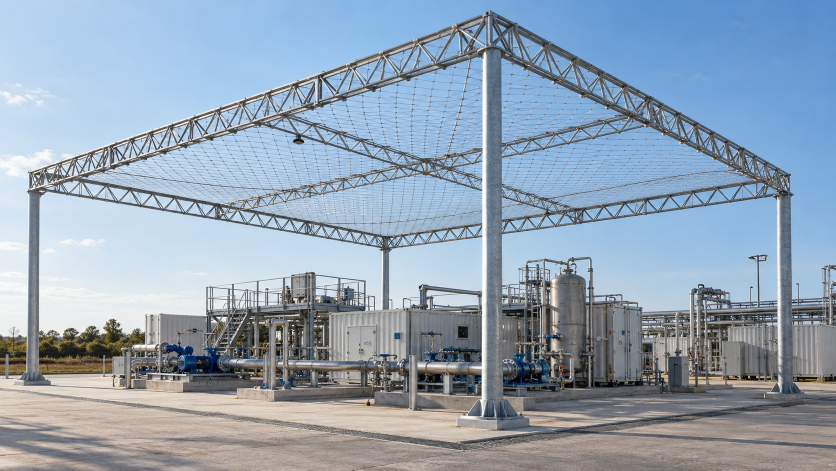
#> input picture images/portfolio/canopy.png, 1672 x 941 px (shown at 1/2 size); its folder holds 4 pictures in this run
$ python prepare-photo-previews.py
#> lines starting #> are read from the running program, lines starting #| are printed output that depends on the picture
"""Create deterministic card thumbnails; retain full PNG originals for the gallery."""
from pathlib import Path
from PIL import Image

root = Path(__file__).resolve().parents[1]
sources = sorted((root / 'public/images/portfolio').glob('*.png'))
sources += [root / 'public/images/refinery-protection-concept.png']
sources += sorted((root / 'public/images/materials').glob('*-generated.png'))
total = 0
for source in sources:
    widths = [480, 960, 1600] if source.parent.name != 'materials' else [400, 800]
    destination = source.parent / 'previews'
    destination.mkdir(exist_ok=True)
    with Image.open(source) as original:
#> original is the input picture: PIL image 1672x941 RGB; mean R, G, B 146.7, 163.5, 180.8
        original = original.convert('RGB')
        for width in widths:
            height = round(original.height * width / original.width)
            preview = original.resize((width, height), Image.Resampling.LANCZOS)
            target = destination / f'{source.stem}-{width}.webp'
            preview.save(target, 'WEBP', quality=86, method=6)
            total += target.stat().st_size
#> this loop made 3 passes
#> pass 1, `preview = original.resize((width, height), Image.Resampling.LANCZOS)`:
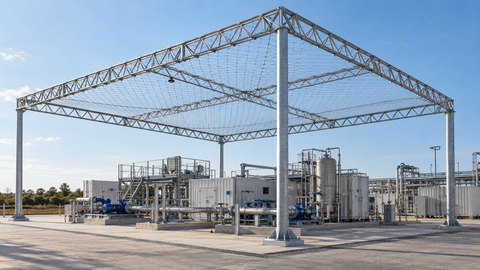
#> preview: PIL image 480x270 RGB; mean R, G, B 146.7, 163.5, 180.7
#> pass 2, `preview = original.resize((width, height), Image.Resampling.LANCZOS)`:
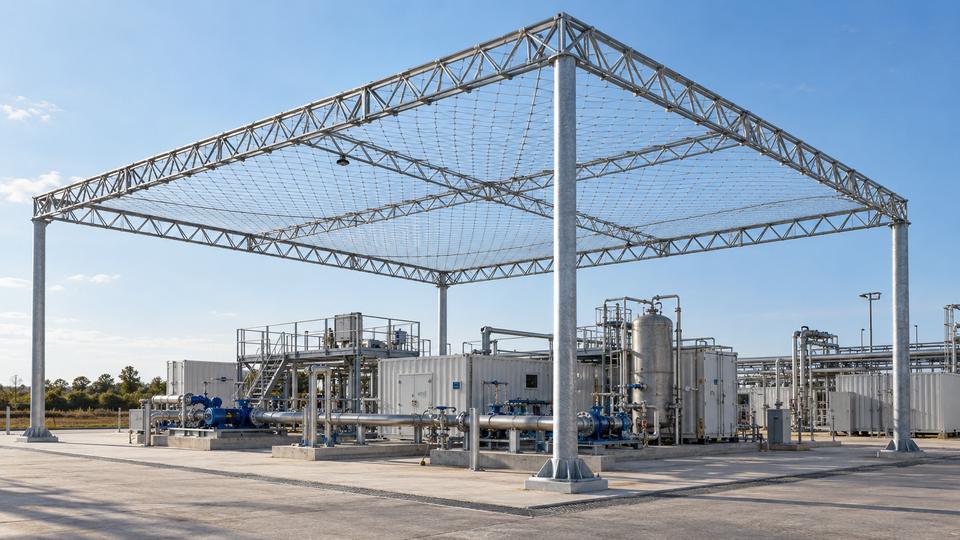
#> preview: PIL image 960x540 RGB; mean R, G, B 146.7, 163.5, 180.7
#> pass 3, `preview = original.resize((width, height), Image.Resampling.LANCZOS)`:
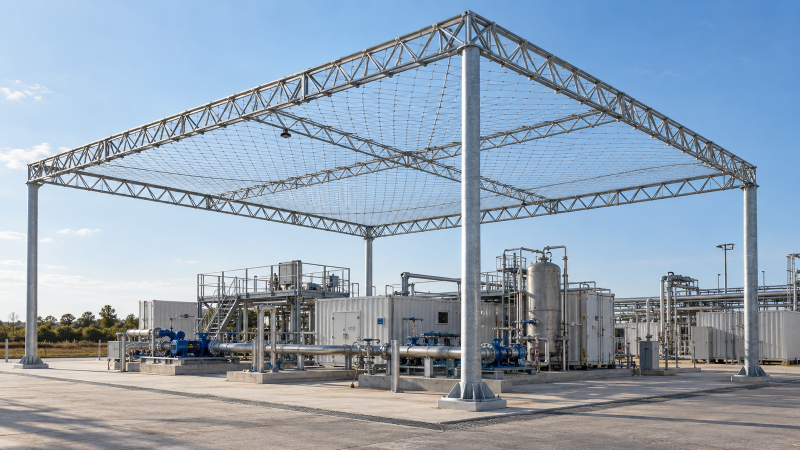
#> preview: PIL image 1600x900 RGB (shown at 1/2 size); mean R, G, B 146.7, 163.5, 180.7
#> after the loop, total = 388992
#> pass 2 of the loop `for source in sources:`:
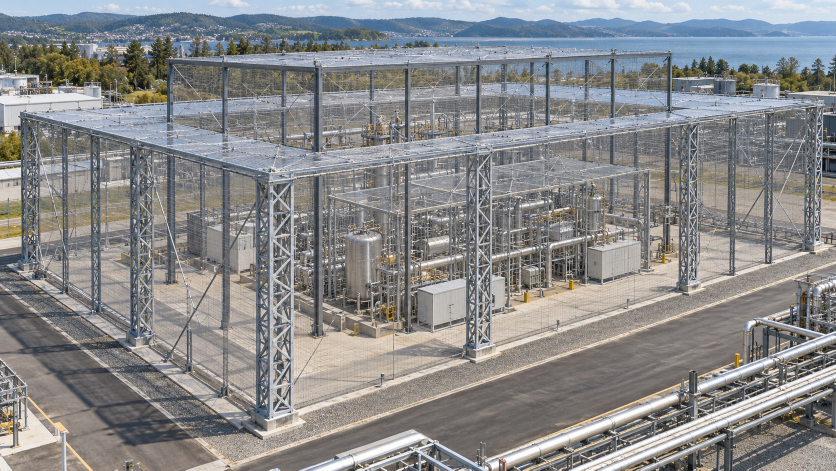
#> input picture images/portfolio/complex-enclosure.png, 1672 x 941 px (shown at 1/2 size)
#> original is the input picture: PIL image 1672x941 RGB; mean R, G, B 137.3, 137.5, 138.1
#> the loop `for width in widths:` made 3 passes
#> total on passes 1 to 3: 436142, 615580, 1031622
#> pass 1, `preview = original.resize((width, height), Image.Resampling.LANCZOS)`:
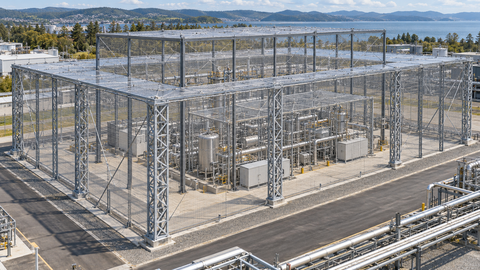
#> preview: PIL image 480x270 RGB; mean R, G, B 137.3, 137.5, 138.1
#> pass 2, `preview = original.resize((width, height), Image.Resampling.LANCZOS)`:
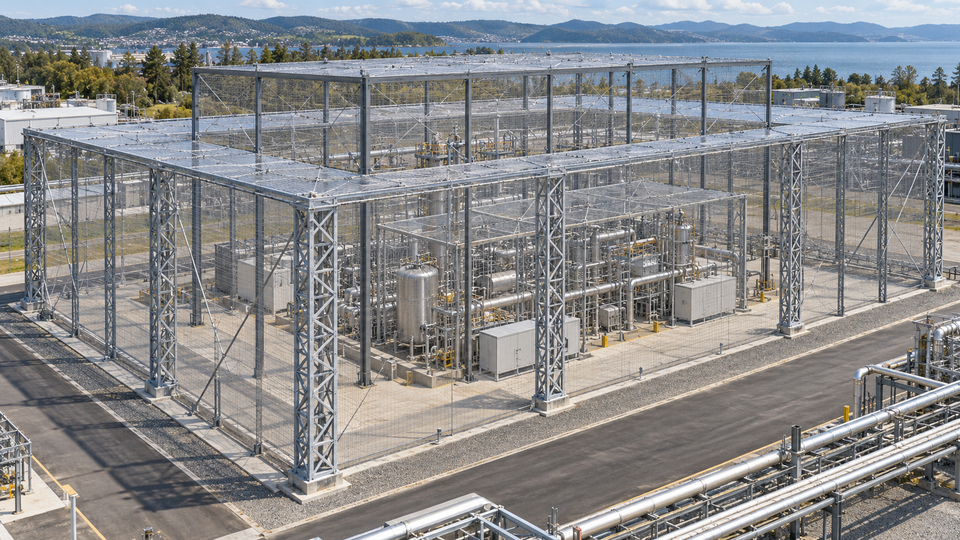
#> preview: PIL image 960x540 RGB; mean R, G, B 137.3, 137.5, 138.1
#> after the loop `for width in widths:`: total = 1031622
#> pass 3 of the loop `for source in sources:`:
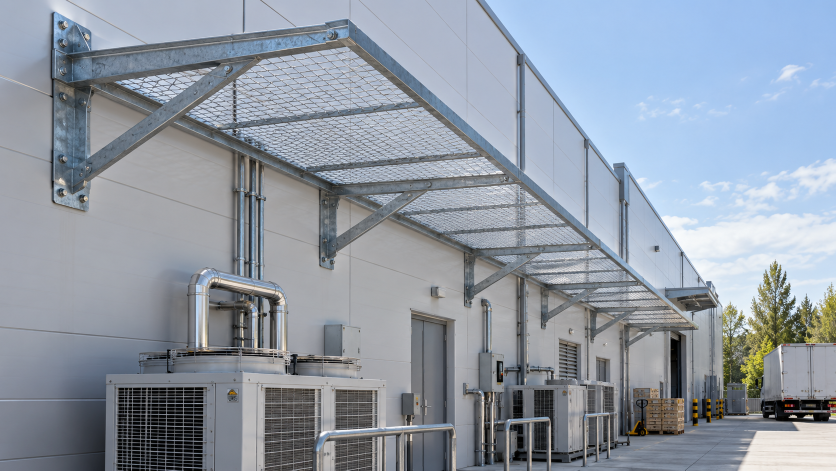
#> input picture images/portfolio/facade-canopy.png, 1672 x 941 px (shown at 1/2 size)
#> original is the input picture: PIL image 1672x941 RGB; mean R, G, B 143.9, 152.6, 164.2
#> the loop `for width in widths:` made 3 passes
#> total on passes 1 to 3: 1055386, 1135956, 1312874
#> pass 1, `preview = original.resize((width, height), Image.Resampling.LANCZOS)`:
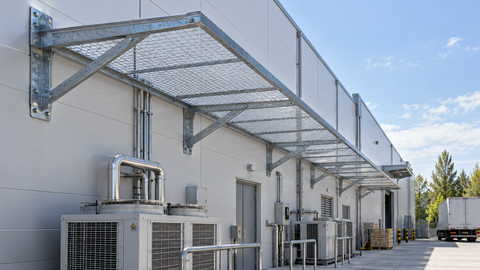
#> preview: PIL image 480x270 RGB; mean R, G, B 143.9, 152.6, 164.2
#> pass 2, `preview = original.resize((width, height), Image.Resampling.LANCZOS)`:
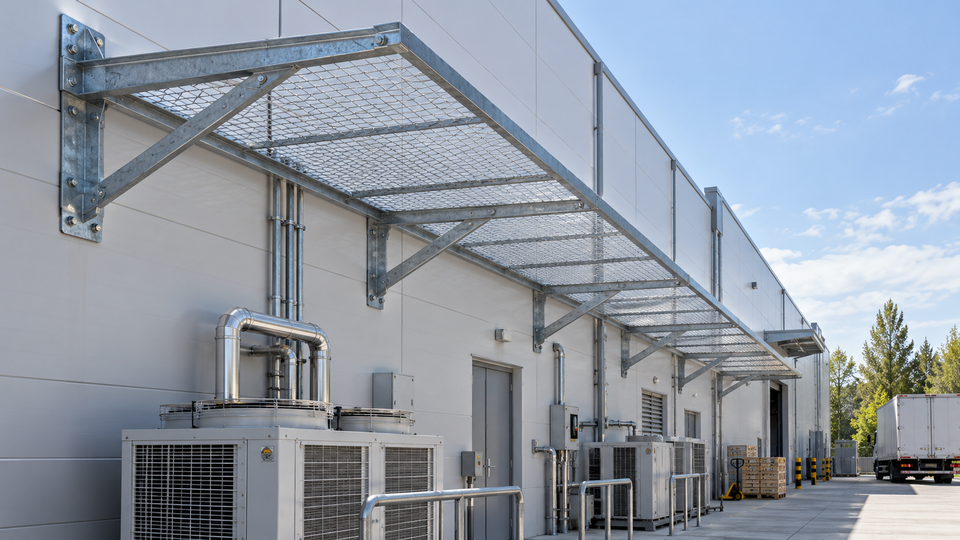
#> preview: PIL image 960x540 RGB; mean R, G, B 143.9, 152.7, 164.3
#> after the loop `for width in widths:`: total = 1312874
#> (the run stopped early here; a loop or call above may not have finished)
